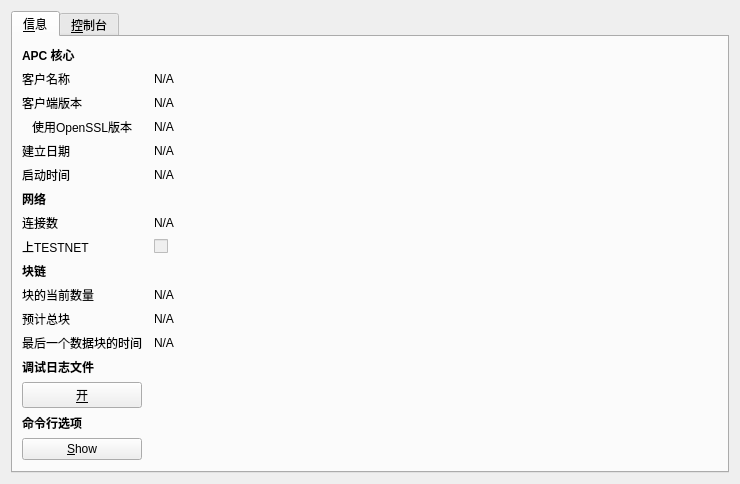
<?xml version="1.0" encoding="UTF-8"?>
<ui version="4.0">
 <class>RPCConsole</class>
 <widget class="QDialog" name="RPCConsole">
  <property name="geometry">
   <rect>
    <x>0</x>
    <y>0</y>
    <width>740</width>
    <height>450</height>
   </rect>
  </property>
  <property name="windowTitle">
   <string>APC - 调试窗口</string>
  </property>
  <layout class="QVBoxLayout" name="verticalLayout_2">
   <item>
    <widget class="QTabWidget" name="tabWidget">
     <property name="currentIndex">
      <number>0</number>
     </property>
     <widget class="QWidget" name="tab_info">
      <attribute name="title">
       <string>&amp;信息</string>
      </attribute>
      <layout class="QGridLayout" name="gridLayout" columnstretch="0,1">
       <property name="horizontalSpacing">
        <number>12</number>
       </property>
       <item row="0" column="0">
        <widget class="QLabel" name="label_9">
         <property name="font">
          <font>
           <weight>75</weight>
           <bold>true</bold>
          </font>
         </property>
         <property name="text">
          <string>APC 核心</string>
         </property>
        </widget>
       </item>
       <item row="1" column="0">
        <widget class="QLabel" name="label_5">
         <property name="text">
          <string>客户名称</string>
         </property>
        </widget>
       </item>
       <item row="1" column="1">
        <widget class="QLabel" name="clientName">
         <property name="cursor">
          <cursorShape>IBeamCursor</cursorShape>
         </property>
         <property name="text">
          <string>N/A</string>
         </property>
         <property name="textFormat">
          <enum>Qt::PlainText</enum>
         </property>
         <property name="textInteractionFlags">
          <set>Qt::LinksAccessibleByMouse|Qt::TextSelectableByKeyboard|Qt::TextSelectableByMouse</set>
         </property>
        </widget>
       </item>
       <item row="2" column="0">
        <widget class="QLabel" name="label_6">
         <property name="text">
          <string>客户端版本</string>
         </property>
        </widget>
       </item>
       <item row="2" column="1">
        <widget class="QLabel" name="clientVersion">
         <property name="cursor">
          <cursorShape>IBeamCursor</cursorShape>
         </property>
         <property name="text">
          <string>N/A</string>
         </property>
         <property name="textFormat">
          <enum>Qt::PlainText</enum>
         </property>
         <property name="textInteractionFlags">
          <set>Qt::LinksAccessibleByMouse|Qt::TextSelectableByKeyboard|Qt::TextSelectableByMouse</set>
         </property>
        </widget>
       </item>
       <item row="3" column="0">
        <widget class="QLabel" name="label_14">
         <property name="text">
          <string>使用OpenSSL版本</string>
         </property>
         <property name="indent">
          <number>10</number>
         </property>
        </widget>
       </item>
       <item row="3" column="1">
        <widget class="QLabel" name="openSSLVersion">
         <property name="cursor">
          <cursorShape>IBeamCursor</cursorShape>
         </property>
         <property name="text">
          <string>N/A</string>
         </property>
         <property name="textFormat">
          <enum>Qt::PlainText</enum>
         </property>
         <property name="textInteractionFlags">
          <set>Qt::LinksAccessibleByMouse|Qt::TextSelectableByKeyboard|Qt::TextSelectableByMouse</set>
         </property>
        </widget>
       </item>
       <item row="4" column="0">
        <widget class="QLabel" name="label_12">
         <property name="text">
          <string>建立日期</string>
         </property>
        </widget>
       </item>
       <item row="4" column="1">
        <widget class="QLabel" name="buildDate">
         <property name="cursor">
          <cursorShape>IBeamCursor</cursorShape>
         </property>
         <property name="text">
          <string>N/A</string>
         </property>
         <property name="textFormat">
          <enum>Qt::PlainText</enum>
         </property>
         <property name="textInteractionFlags">
          <set>Qt::LinksAccessibleByMouse|Qt::TextSelectableByKeyboard|Qt::TextSelectableByMouse</set>
         </property>
        </widget>
       </item>
       <item row="5" column="0">
        <widget class="QLabel" name="label_13">
         <property name="text">
          <string>启动时间</string>
         </property>
        </widget>
       </item>
       <item row="5" column="1">
        <widget class="QLabel" name="startupTime">
         <property name="cursor">
          <cursorShape>IBeamCursor</cursorShape>
         </property>
         <property name="text">
          <string>N/A</string>
         </property>
         <property name="textFormat">
          <enum>Qt::PlainText</enum>
         </property>
         <property name="textInteractionFlags">
          <set>Qt::LinksAccessibleByMouse|Qt::TextSelectableByKeyboard|Qt::TextSelectableByMouse</set>
         </property>
        </widget>
       </item>
       <item row="6" column="0">
        <widget class="QLabel" name="label_11">
         <property name="font">
          <font>
           <weight>75</weight>
           <bold>true</bold>
          </font>
         </property>
         <property name="text">
          <string>网络</string>
         </property>
        </widget>
       </item>
       <item row="7" column="0">
        <widget class="QLabel" name="label_7">
         <property name="text">
          <string>连接数</string>
         </property>
        </widget>
       </item>
       <item row="7" column="1">
        <widget class="QLabel" name="numberOfConnections">
         <property name="cursor">
          <cursorShape>IBeamCursor</cursorShape>
         </property>
         <property name="text">
          <string>N/A</string>
         </property>
         <property name="textFormat">
          <enum>Qt::PlainText</enum>
         </property>
         <property name="textInteractionFlags">
          <set>Qt::LinksAccessibleByMouse|Qt::TextSelectableByKeyboard|Qt::TextSelectableByMouse</set>
         </property>
        </widget>
       </item>
       <item row="8" column="0">
        <widget class="QLabel" name="label_8">
         <property name="text">
          <string>上TESTNET</string>
         </property>
        </widget>
       </item>
       <item row="8" column="1">
        <widget class="QCheckBox" name="isTestNet">
         <property name="enabled">
          <bool>false</bool>
         </property>
         <property name="text">
          <string/>
         </property>
        </widget>
       </item>
       <item row="9" column="0">
        <widget class="QLabel" name="label_10">
         <property name="font">
          <font>
           <weight>75</weight>
           <bold>true</bold>
          </font>
         </property>
         <property name="text">
          <string>块链</string>
         </property>
        </widget>
       </item>
       <item row="10" column="0">
        <widget class="QLabel" name="label_3">
         <property name="text">
          <string>块的当前数量</string>
         </property>
        </widget>
       </item>
       <item row="10" column="1">
        <widget class="QLabel" name="numberOfBlocks">
         <property name="cursor">
          <cursorShape>IBeamCursor</cursorShape>
         </property>
         <property name="text">
          <string>N/A</string>
         </property>
         <property name="textFormat">
          <enum>Qt::PlainText</enum>
         </property>
         <property name="textInteractionFlags">
          <set>Qt::LinksAccessibleByMouse|Qt::TextSelectableByKeyboard|Qt::TextSelectableByMouse</set>
         </property>
        </widget>
       </item>
       <item row="11" column="0">
        <widget class="QLabel" name="label_4">
         <property name="text">
          <string>预计总块</string>
         </property>
        </widget>
       </item>
       <item row="11" column="1">
        <widget class="QLabel" name="totalBlocks">
         <property name="cursor">
          <cursorShape>IBeamCursor</cursorShape>
         </property>
         <property name="text">
          <string>N/A</string>
         </property>
         <property name="textFormat">
          <enum>Qt::PlainText</enum>
         </property>
         <property name="textInteractionFlags">
          <set>Qt::LinksAccessibleByMouse|Qt::TextSelectableByKeyboard|Qt::TextSelectableByMouse</set>
         </property>
        </widget>
       </item>
       <item row="12" column="0">
        <widget class="QLabel" name="label_2">
         <property name="text">
          <string>最后一个数据块的时间</string>
         </property>
        </widget>
       </item>
       <item row="12" column="1">
        <widget class="QLabel" name="lastBlockTime">
         <property name="cursor">
          <cursorShape>IBeamCursor</cursorShape>
         </property>
         <property name="text">
          <string>N/A</string>
         </property>
         <property name="textFormat">
          <enum>Qt::PlainText</enum>
         </property>
         <property name="textInteractionFlags">
          <set>Qt::LinksAccessibleByMouse|Qt::TextSelectableByKeyboard|Qt::TextSelectableByMouse</set>
         </property>
        </widget>
       </item>
       <item row="13" column="0">
        <spacer name="verticalSpacer_2">
         <property name="orientation">
          <enum>Qt::Vertical</enum>
         </property>
         <property name="sizeHint" stdset="0">
          <size>
           <width>20</width>
           <height>20</height>
          </size>
         </property>
        </spacer>
       </item>
       <item row="14" column="0">
        <widget class="QLabel" name="labelDebugLogfile">
         <property name="font">
          <font>
           <weight>75</weight>
           <bold>true</bold>
          </font>
         </property>
         <property name="text">
          <string>调试日志文件</string>
         </property>
        </widget>
       </item>
       <item row="15" column="0">
        <widget class="QPushButton" name="openDebugLogfileButton">
         <property name="toolTip">
          <string>O从目前的数据目录中打开APC的调试日志文件。这可能需要几秒钟的大型日志文件。</string>
         </property>
         <property name="text">
          <string>&amp;开</string>
         </property>
         <property name="autoDefault">
          <bool>false</bool>
         </property>
        </widget>
       </item>
       <item row="16" column="0">
        <widget class="QLabel" name="labelCLOptions">
         <property name="font">
          <font>
           <weight>75</weight>
           <bold>true</bold>
          </font>
         </property>
         <property name="text">
          <string>命令行选项</string>
         </property>
        </widget>
       </item>
       <item row="17" column="0">
        <widget class="QPushButton" name="showCLOptionsButton">
         <property name="toolTip">
          <string>显示APC-Qt的帮助信息获取列表可能与APC的命令行选项。</string>
         </property>
         <property name="text">
          <string>&amp;Show</string>
         </property>
         <property name="autoDefault">
          <bool>false</bool>
         </property>
        </widget>
       </item>
       <item row="18" column="0">
        <spacer name="verticalSpacer">
         <property name="orientation">
          <enum>Qt::Vertical</enum>
         </property>
         <property name="sizeHint" stdset="0">
          <size>
           <width>20</width>
           <height>40</height>
          </size>
         </property>
        </spacer>
       </item>
      </layout>
     </widget>
     <widget class="QWidget" name="tab_console">
      <attribute name="title">
       <string>&amp;控制台</string>
      </attribute>
      <layout class="QVBoxLayout" name="verticalLayout_3">
       <property name="spacing">
        <number>3</number>
       </property>
       <item>
        <widget class="QTextEdit" name="messagesWidget">
         <property name="minimumSize">
          <size>
           <width>0</width>
           <height>100</height>
          </size>
         </property>
         <property name="readOnly">
          <bool>true</bool>
         </property>
         <property name="tabKeyNavigation" stdset="0">
          <bool>false</bool>
         </property>
         <property name="columnCount" stdset="0">
          <number>2</number>
         </property>
        </widget>
       </item>
       <item>
        <layout class="QHBoxLayout" name="horizontalLayout">
         <property name="spacing">
          <number>3</number>
         </property>
         <item>
          <widget class="QLabel" name="label">
           <property name="text">
            <string notr="true">&gt;</string>
           </property>
          </widget>
         </item>
         <item>
          <widget class="QLineEdit" name="lineEdit"/>
         </item>
         <item>
          <widget class="QPushButton" name="clearButton">
           <property name="maximumSize">
            <size>
             <width>24</width>
             <height>24</height>
            </size>
           </property>
           <property name="toolTip">
            <string>清除控制台</string>
           </property>
           <property name="text">
            <string/>
           </property>
           <property name="icon">
            <iconset resource="../bitcoin.qrc">
             <normaloff>:/icons/remove</normaloff>:/icons/remove</iconset>
           </property>
           <property name="shortcut">
            <string notr="true">Ctrl+L</string>
           </property>
           <property name="autoDefault">
            <bool>false</bool>
           </property>
          </widget>
         </item>
        </layout>
       </item>
      </layout>
     </widget>
    </widget>
   </item>
  </layout>
 </widget>
 <resources>
  <include location="../bitcoin.qrc"/>
 </resources>
 <connections/>
</ui>
